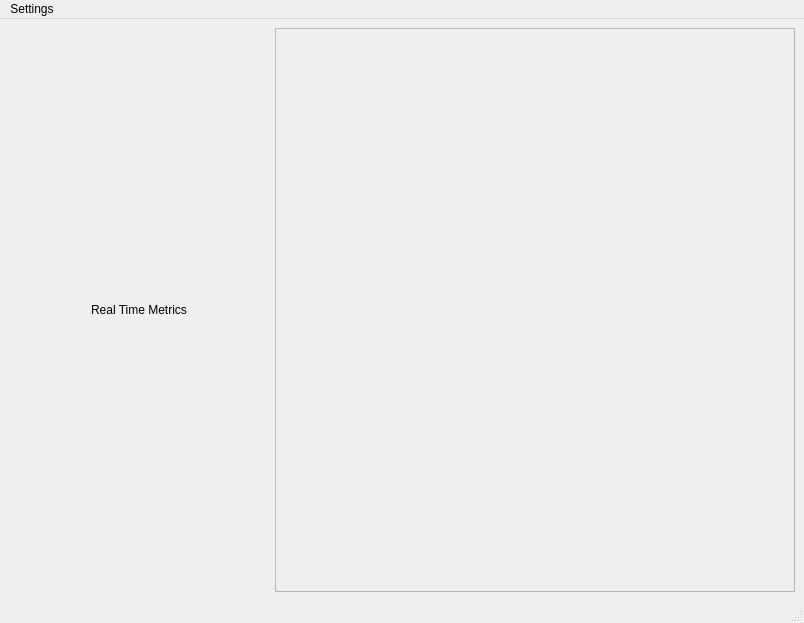
<?xml version="1.0" encoding="UTF-8"?>
<ui version="4.0">
 <class>MainWindow</class>
 <widget class="QMainWindow" name="MainWindow">
  <property name="geometry">
   <rect>
    <x>0</x>
    <y>0</y>
    <width>804</width>
    <height>623</height>
   </rect>
  </property>
  <property name="windowTitle">
   <string>MainWindow</string>
  </property>
  <widget class="QWidget" name="centralwidget">
   <layout class="QHBoxLayout" name="horizontalLayout_2" stretch="4,8">
    <item>
     <layout class="QVBoxLayout" name="verticalLayout_3">
      <item>
       <widget class="QLabel" name="label">
        <property name="sizePolicy">
         <sizepolicy hsizetype="Minimum" vsizetype="Maximum">
          <horstretch>0</horstretch>
          <verstretch>0</verstretch>
         </sizepolicy>
        </property>
        <property name="minimumSize">
         <size>
          <width>200</width>
          <height>30</height>
         </size>
        </property>
        <property name="text">
         <string>Real Time Metrics</string>
        </property>
        <property name="alignment">
         <set>Qt::AlignCenter</set>
        </property>
       </widget>
      </item>
      <item>
       <layout class="QVBoxLayout" name="verticalLayout_2">
        <property name="spacing">
         <number>5</number>
        </property>
        <property name="leftMargin">
         <number>5</number>
        </property>
       </layout>
      </item>
     </layout>
    </item>
    <item>
     <widget class="QScrollArea" name="scrollArea">
      <property name="frameShadow">
       <enum>QFrame::Plain</enum>
      </property>
      <property name="widgetResizable">
       <bool>true</bool>
      </property>
      <widget class="QWidget" name="scrollAreaWidgetContents">
       <property name="geometry">
        <rect>
         <x>0</x>
         <y>0</y>
         <width>518</width>
         <height>560</height>
        </rect>
       </property>
       <layout class="QHBoxLayout" name="horizontalLayout">
        <item>
         <layout class="QVBoxLayout" name="verticalLayout">
          <property name="rightMargin">
           <number>9</number>
          </property>
         </layout>
        </item>
       </layout>
      </widget>
     </widget>
    </item>
   </layout>
  </widget>
  <widget class="QStatusBar" name="statusbar"/>
  <widget class="QMenuBar" name="menubar">
   <property name="geometry">
    <rect>
     <x>0</x>
     <y>0</y>
     <width>804</width>
     <height>22</height>
    </rect>
   </property>
   <widget class="QMenu" name="menuSettings">
    <property name="title">
     <string>Settings</string>
    </property>
    <addaction name="actionTest"/>
   </widget>
   <addaction name="menuSettings"/>
  </widget>
  <action name="actiontest">
   <property name="text">
    <string>test</string>
   </property>
  </action>
  <action name="actionAdjust_Size">
   <property name="text">
    <string>Adjust Size</string>
   </property>
  </action>
  <action name="actionTest">
   <property name="text">
    <string>Test</string>
   </property>
  </action>
 </widget>
 <resources/>
 <connections/>
</ui>
